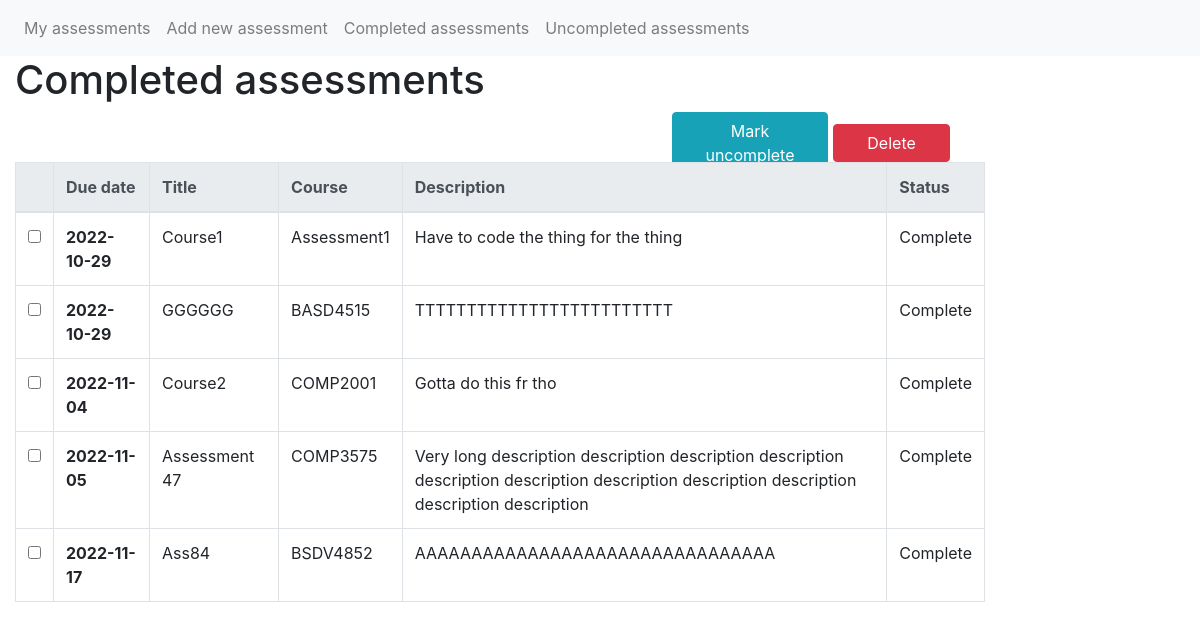
Page /complete on the committed database.
### app/models.py (models this page shows)
class Assessment(db.Model):
    id = db.Column(db.Integer, primary_key=True)
    title = db.Column(db.String(50))
    code = db.Column(db.String(20))
    deadline = db.Column(db.Date)
    description = db.Column(db.String(1000))
    complete = db.Column(db.Boolean)

### app/views.py (the view)
@app.route('/complete', methods=['GET', 'POST'])
def complete():
    return base('complete', collect_assessments(incomplete=False))

### app/views.py (called while the page is built)
def button_pressed(button):
    return button in request.form

def base(page, assessments):
    if button_pressed(f'{page}_button'):
        modify_selected(request.form[f'{page}_button']) # Button value corresponds to function name
        return redirect(url_for(page))
    return render_template(f'{page}.html', assessments=assessments)

def collect_assessments(complete=True, incomplete=True):
    return sorted([ass for ass in Assessment.query.all()
                   if ass.complete == complete
                   or ass.complete != incomplete], key=lambda x: x.deadline)

### app/templates/complete.html
{% extends "table.html" %}
{% block title %}
<h1>Completed assessments</h1>
{% endblock %}
{% block buttons %}
<button type="submit" name="complete_button" value="mark_uncomplete" class="btn btn-info offset-4 col-4">Mark
    uncomplete</button>
<button type="submit" name="complete_button" value="delete" class="btn btn-danger col-3">Delete</button>
{% endblock %}

### app/templates/table.html (shortened to what this page needs)
{% include "base.html" %}
{% block content %}
<div class="container-fluid">
    <div class="row">
        <div class="col-6">
            {% block title %}{% endblock %}
        </div>
    </div>
    <body>
        <form action="" method="post">
            <div class="row">
                <div class="col-5 offset-5" style="height: 50px">
                    {% block buttons %}{% endblock %}
                </div>
            </div>
            <div class="row">
                <div class="col-10">
                    <table class="table table-hover table-bordered">
                        <thead class="thead-light">
                            <tr>
                                <th scope="col"></th>
                                <th scope="col">Due date</th>
                                <th scope="col">Title</th>
                                <th scope="col">Course</th>
                                <th class="col-6">Description</th>
                                <th scope="col">Status</th>
                            </tr>
                        </thead>
                        <tbody>
                            {% for ass in assessments %}
                            <tr>
                                <td><input type="checkbox" name="assessment_id" , value="{{ ass.id }}"></td>
                                <th scope=" row">{{ ass.deadline }}</th>
                                <td>{{ ass.title }}</td>
                                <td>{{ ass.code }}</td>
                                <td>{{ ass.description }}</td>
                                <td>
                                    {% if ass.complete %}
                                    Complete
                                    {% else %}
                                    Uncomplete
                                    {% endif %}
                                </td>
                            </tr>
                            {% endfor %}
                        </tbody>
                    </table>
                </div>
        </form>
    </body>
</div>
{% endblock %}

### rows in the picture
Assessment: deadline "2022-10-29", title "Course1", code "Assessment1", description "Have to code the thing for the thing", complete "Complete"
Assessment: deadline "2022-10-29", title "GGGGGG", code "BASD4515", description "TTTTTTTTTTTTTTTTTTTTTTTTT", complete "Complete"
Assessment: deadline "2022-11-04", title "Course2", code "COMP2001", description "Gotta do this fr tho", complete "Complete"
Assessment: deadline "2022-11-05", title "Assessment 47", code "COMP3575", description "Very long description description description description description description description description description description description", complete "Complete"
Assessment: deadline "2022-11-17", title "Ass84", code "BSDV4852", description "AAAAAAAAAAAAAAAAAAAAAAAAAAAAAAAA", complete "Complete"
